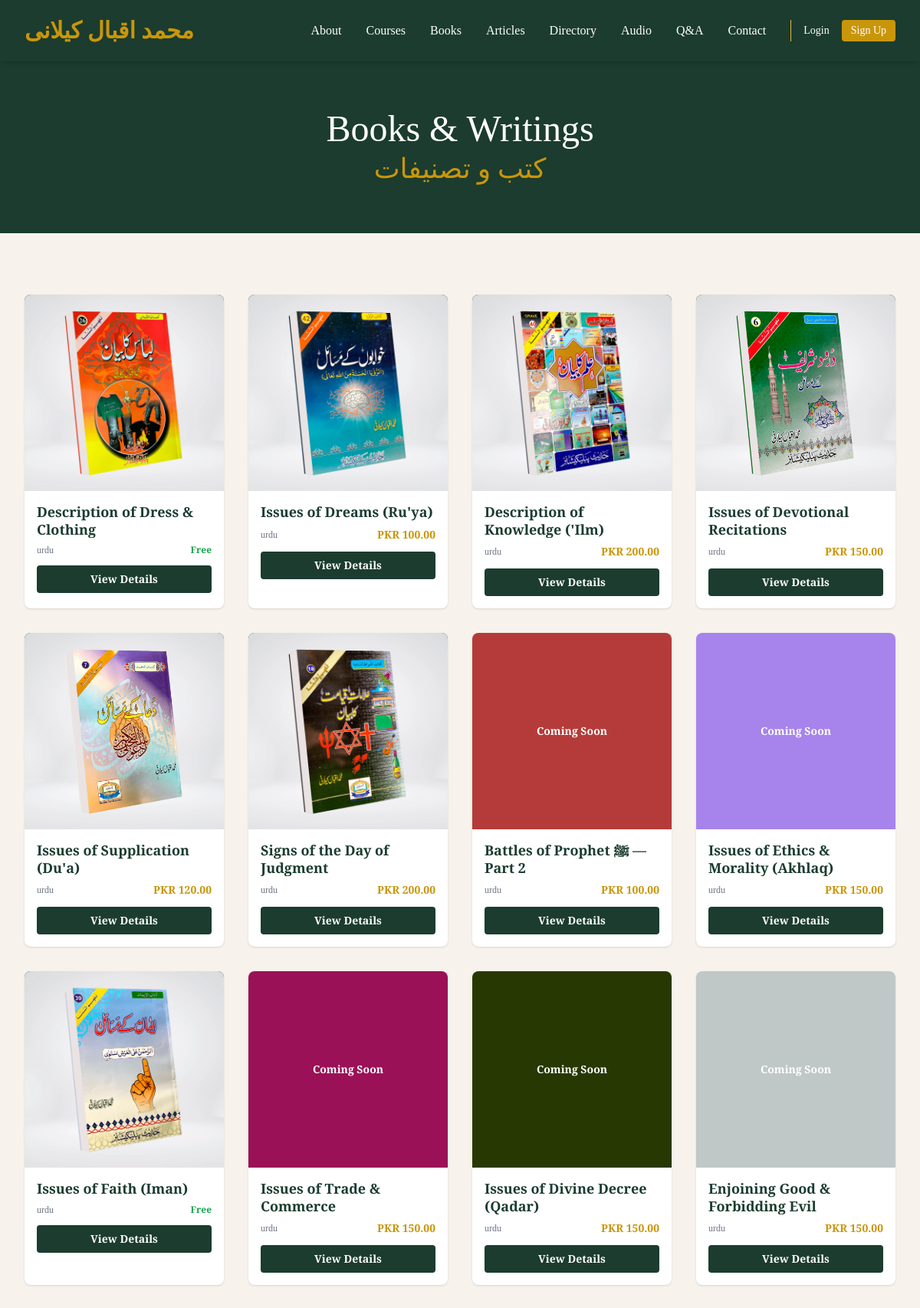
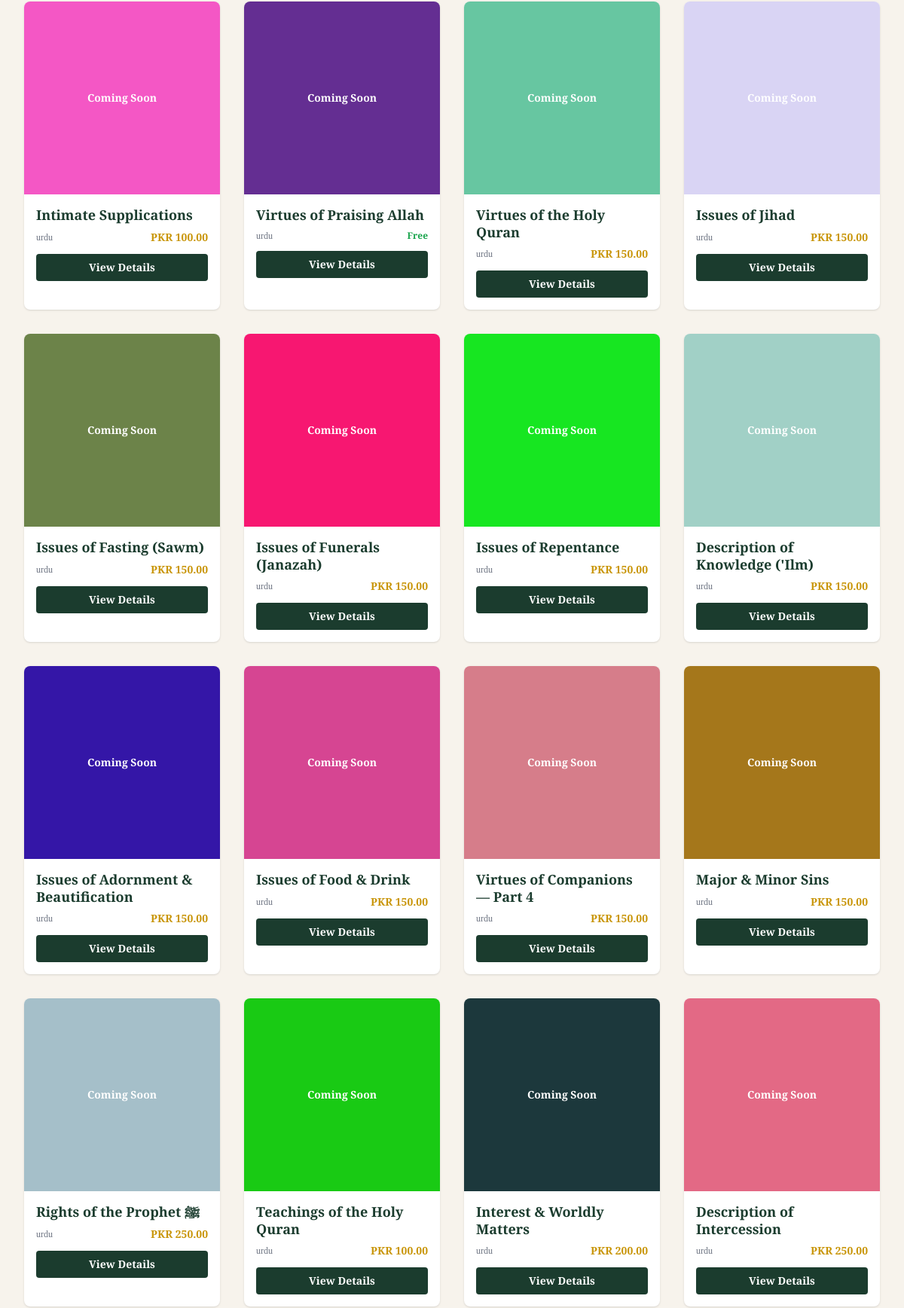
The page /books.php (upper part) on the database its author committed (2 pictures, top to bottom).
### tables this page shows
CREATE TABLE `books` (
  `id` int(11) NOT NULL,
  `title` varchar(255) NOT NULL,
  `title_urdu` varchar(255) DEFAULT NULL,
  `cover_image_path` varchar(255) DEFAULT NULL,
  `download_url` varchar(255) DEFAULT NULL,
  `language` varchar(50) DEFAULT 'Urdu',
  `created_at` timestamp NOT NULL DEFAULT current_timestamp(),
  `cover_image` varchar(255) DEFAULT NULL,
  `file_path` varchar(255) DEFAULT NULL,
  `price` decimal(10,2) DEFAULT 0.00,
  `is_free` tinyint(1) DEFAULT 0
);

### books.php (the view, shortened to what this page needs)
<?php
require_once 'includes/header.php';
$books = $pdo->query("SELECT * FROM books ORDER BY id DESC")->fetchAll();
?>
<div class="bg-green-deep py-16">
    <div class="max-w-7xl mx-auto px-4 sm:px-6 lg:px-8 text-center">
        <h1 class="font-english text-white text-5xl mb-2">Books & Writings</h1>
        <h2 class="arabic-text text-gold text-4xl">کتب و تصنیفات</h2>
    </div>
</div>
<section class="py-20 bg-cream min-h-screen">
    <div class="max-w-7xl mx-auto px-4 sm:px-6 lg:px-8">
        <?php if(empty($books)): ?>
            <div class="text-center py-12 text-gray-500">No books available yet.</div>
        <?php else: ?>
            <div class="grid grid-cols-2 md:grid-cols-3 lg:grid-cols-4 gap-8">
                <?php foreach($books as $b):
                    $cover = !empty($b['cover_image']) ? '/islamic_scholar/' . $b['cover_image'] : '';
                ?>
                <div class="bg-white rounded-lg shadow hover:shadow-lg transition group">
                    <div class="h-64 rounded-t-lg relative flex items-center justify-center text-white overflow-hidden"
                         style="<?php echo $cover ? 'background:#1a3a2a;' : 'background-color:#' . substr(md5($b['id']), 0, 6) . ';'; ?>">
                        <?php if($cover): ?>
                            <img src="<?php echo htmlspecialchars($cover); ?>"
                                 alt="<?php echo htmlspecialchars($b['title']); ?>"
                                 class="absolute inset-0 w-full h-full object-cover"
                                 onerror="this.style.display='none'; this.nextElementSibling.style.display='flex';">
                            <span class="text-sm font-bold text-center p-4 z-10" style="display:none;">Coming Soon</span>
                        <?php else: ?>
                            <span class="text-sm font-bold text-center p-4 z-10">Coming Soon</span>
                        <?php endif; ?>
                    </div>
                    <div class="p-4">
                        <h3 class="font-english font-bold text-green-deep text-lg leading-tight line-clamp-2 mb-2"><?php echo htmlspecialchars($b['title']); ?></h3>
                        <div class="flex items-center justify-between">
                            <?php if(!empty($b['language'])): ?>
                                <span class="text-xs text-gray-500"><?php echo htmlspecialchars($b['language']); ?></span>
                            <?php endif; ?>
                            <?php if(isset($b['price']) && $b['price'] > 0): ?>
                                <span class="text-sm font-bold text-gold">PKR <?php echo $b['price']; ?></span>
                            <?php else: ?>
                                <span class="text-xs text-green-600 font-semibold">Free</span>
                            <?php endif; ?>
                        </div>
                        <a href="view_book.php?id=<?php echo $b['id']; ?>" class="block mt-3 text-center bg-green-deep text-white py-2 rounded text-sm font-semibold hover:bg-green-mid transition">View Details</a>
                    </div>
                </div>
                <?php endforeach; ?>
            </div>
        <?php endif; ?>
    </div>
</section>
<?php require_once 'includes/footer.php'; ?>

### rows shown on the page
books: title "Description of Dress & Clothing", language "urdu", price "Free"
books: title "Issues of Dreams (Ru'ya)", language "urdu", price "100.00"
books: title "Description of Knowledge ('Ilm)", language "urdu", price "200.00"
books: title "Issues of Devotional Recitations", language "urdu", price "150.00"
books: title "Issues of Supplication (Du'a)", language "urdu", price "120.00"
books: title "Signs of the Day of Judgment", language "urdu", price "200.00"
books: title "Battles of Prophet ﷺ — Part 2", language "urdu", price "100.00"
books: title "Issues of Ethics & Morality (Akhlaq)", language "urdu", price "150.00"
books: title "Issues of Faith (Iman)", language "urdu", price "Free"
books: title "Issues of Trade & Commerce", language "urdu", price "150.00"
books: title "Issues of Divine Decree (Qadar)", language "urdu", price "150.00"
books: title "Enjoining Good & Forbidding Evil", language "urdu", price "150.00"
books: title "Intimate Supplications", language "urdu", price "100.00"
books: title "Virtues of Praising Allah", language "urdu", price "Free"
books: title "Virtues of the Holy Quran", language "urdu", price "150.00"
books: title "Issues of Jihad", language "urdu", price "150.00"
books: title "Issues of Fasting (Sawm)", language "urdu", price "150.00"
books: title "Issues of Funerals (Janazah)", language "urdu", price "150.00"
books: title "Issues of Repentance", language "urdu", price "150.00"
books: title "Description of Knowledge ('Ilm)", language "urdu", price "150.00"
books: title "Issues of Adornment & Beautification", language "urdu", price "150.00"
books: title "Issues of Food & Drink", language "urdu", price "150.00"
books: title "Virtues of Companions — Part 4", language "urdu", price "150.00"
books: title "Major & Minor Sins", language "urdu", price "150.00"
books: title "Rights of the Prophet ﷺ", language "urdu", price "250.00"
books: title "Teachings of the Holy Quran", language "urdu", price "100.00"
books: title "Interest & Worldly Matters", language "urdu", price "200.00"
books: title "Description of Intercession", language "urdu", price "250.00"
